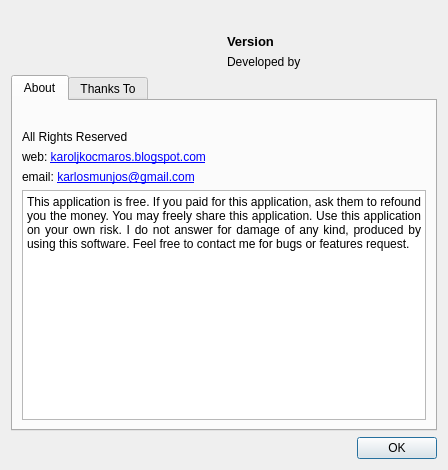
<?xml version="1.0" encoding="UTF-8"?>
<ui version="4.0">
 <class>FrmAbout</class>
 <widget class="QDialog" name="FrmAbout">
  <property name="geometry">
   <rect>
    <x>0</x>
    <y>0</y>
    <width>448</width>
    <height>470</height>
   </rect>
  </property>
  <property name="windowTitle">
   <string>About</string>
  </property>
  <layout class="QVBoxLayout" name="verticalLayout">
   <item>
    <layout class="QGridLayout" name="gridLayout_2">
     <item row="0" column="0" rowspan="3">
      <widget class="QFrame" name="fSlika">
       <property name="frameShape">
        <enum>QFrame::NoFrame</enum>
       </property>
       <property name="frameShadow">
        <enum>QFrame::Plain</enum>
       </property>
      </widget>
     </item>
     <item row="0" column="1">
      <widget class="QLabel" name="lblName">
       <property name="font">
        <font>
         <pointsize>11</pointsize>
         <weight>75</weight>
         <bold>true</bold>
        </font>
       </property>
       <property name="text">
        <string/>
       </property>
       <property name="alignment">
        <set>Qt::AlignLeading|Qt::AlignLeft|Qt::AlignVCenter</set>
       </property>
      </widget>
     </item>
     <item row="1" column="1">
      <widget class="QLabel" name="lblVersion">
       <property name="font">
        <font>
         <pointsize>10</pointsize>
         <weight>75</weight>
         <bold>true</bold>
        </font>
       </property>
       <property name="text">
        <string>Version</string>
       </property>
       <property name="alignment">
        <set>Qt::AlignLeading|Qt::AlignLeft|Qt::AlignVCenter</set>
       </property>
      </widget>
     </item>
     <item row="2" column="1">
      <widget class="QLabel" name="lblDevelopedby">
       <property name="text">
        <string>Developed by</string>
       </property>
      </widget>
     </item>
    </layout>
   </item>
   <item>
    <widget class="QTabWidget" name="tabWidget">
     <property name="currentIndex">
      <number>0</number>
     </property>
     <widget class="QWidget" name="tAbout">
      <attribute name="title">
       <string>About</string>
      </attribute>
      <layout class="QVBoxLayout" name="verticalLayout_3">
       <item>
        <layout class="QVBoxLayout" name="verticalLayout_2">
         <item>
          <widget class="QLabel" name="lblCopyright">
           <property name="text">
            <string/>
           </property>
           <property name="alignment">
            <set>Qt::AlignLeading|Qt::AlignLeft|Qt::AlignVCenter</set>
           </property>
          </widget>
         </item>
         <item>
          <widget class="QLabel" name="lblAllRightsReserved">
           <property name="text">
            <string>All Rights Reserved</string>
           </property>
           <property name="alignment">
            <set>Qt::AlignLeading|Qt::AlignLeft|Qt::AlignVCenter</set>
           </property>
          </widget>
         </item>
         <item>
          <widget class="QLabel" name="lblWeb">
           <property name="text">
            <string>&lt;html&gt;&lt;head/&gt;&lt;body&gt;&lt;p&gt;web: &lt;a href=&quot;http://karoljkocmaros.blogspot.com/p/ko.html&quot;&gt;&lt;span style=&quot; text-decoration: underline; color:#0000ff;&quot;&gt;karoljkocmaros.blogspot.com&lt;/span&gt;&lt;/a&gt;&lt;/p&gt;&lt;/body&gt;&lt;/html&gt;</string>
           </property>
           <property name="alignment">
            <set>Qt::AlignLeading|Qt::AlignLeft|Qt::AlignVCenter</set>
           </property>
           <property name="openExternalLinks">
            <bool>true</bool>
           </property>
          </widget>
         </item>
         <item>
          <widget class="QLabel" name="lblEmail">
           <property name="text">
            <string>email: &lt;a href=&quot;mailto:karlosmunjos@gmail.com&quot;&gt;karlosmunjos@gmail.com&lt;/a&gt;</string>
           </property>
           <property name="alignment">
            <set>Qt::AlignLeading|Qt::AlignLeft|Qt::AlignVCenter</set>
           </property>
           <property name="openExternalLinks">
            <bool>true</bool>
           </property>
          </widget>
         </item>
        </layout>
       </item>
       <item>
        <widget class="QTextEdit" name="textEdit">
         <property name="enabled">
          <bool>true</bool>
         </property>
         <property name="focusPolicy">
          <enum>Qt::NoFocus</enum>
         </property>
         <property name="html">
          <string>&lt;!DOCTYPE HTML PUBLIC &quot;-//W3C//DTD HTML 4.0//EN&quot; &quot;http://www.w3.org/TR/REC-html40/strict.dtd&quot;&gt;
&lt;html&gt;&lt;head&gt;&lt;meta name=&quot;qrichtext&quot; content=&quot;1&quot; /&gt;&lt;style type=&quot;text/css&quot;&gt;
p, li { white-space: pre-wrap; }
&lt;/style&gt;&lt;/head&gt;&lt;body style=&quot; font-family:'Sans Serif'; font-size:9pt; font-weight:400; font-style:normal;&quot;&gt;
&lt;p align=&quot;justify&quot; style=&quot; margin-top:0px; margin-bottom:0px; margin-left:0px; margin-right:0px; -qt-block-indent:0; text-indent:0px;&quot;&gt;This application is free. If you paid for this application, ask them to refound you the money. You may freely share this application. Use this application on your own risk. I do not answer for damage of any kind, produced by using this software. Feel free to contact me for bugs or features request.&lt;/p&gt;&lt;/body&gt;&lt;/html&gt;</string>
         </property>
        </widget>
       </item>
      </layout>
     </widget>
     <widget class="QWidget" name="tThanksTo">
      <attribute name="title">
       <string>Thanks To</string>
      </attribute>
      <layout class="QVBoxLayout" name="verticalLayout_4">
       <item>
        <layout class="QGridLayout" name="gridLayout">
         <item row="1" column="0">
          <widget class="QLabel" name="lblThanksTo2">
           <property name="openExternalLinks">
            <bool>true</bool>
           </property>
          </widget>
         </item>
         <item row="2" column="0">
          <widget class="QLabel" name="lblThanksTo3">
           <property name="openExternalLinks">
            <bool>true</bool>
           </property>
          </widget>
         </item>
         <item row="0" column="0">
          <widget class="QLabel" name="lblThanksTo1">
           <property name="openExternalLinks">
            <bool>true</bool>
           </property>
          </widget>
         </item>
        </layout>
       </item>
       <item>
        <spacer name="verticalSpacer">
         <property name="orientation">
          <enum>Qt::Vertical</enum>
         </property>
         <property name="sizeHint" stdset="0">
          <size>
           <width>20</width>
           <height>244</height>
          </size>
         </property>
        </spacer>
       </item>
      </layout>
     </widget>
    </widget>
   </item>
   <item>
    <layout class="QHBoxLayout" name="horizontalLayout">
     <item>
      <spacer name="horizontalSpacer">
       <property name="orientation">
        <enum>Qt::Horizontal</enum>
       </property>
       <property name="sizeHint" stdset="0">
        <size>
         <width>40</width>
         <height>20</height>
        </size>
       </property>
      </spacer>
     </item>
     <item>
      <widget class="QPushButton" name="btnOK">
       <property name="text">
        <string>OK</string>
       </property>
      </widget>
     </item>
    </layout>
   </item>
  </layout>
 </widget>
 <tabstops>
  <tabstop>tabWidget</tabstop>
  <tabstop>btnOK</tabstop>
  <tabstop>textEdit</tabstop>
 </tabstops>
 <resources/>
 <connections/>
</ui>
